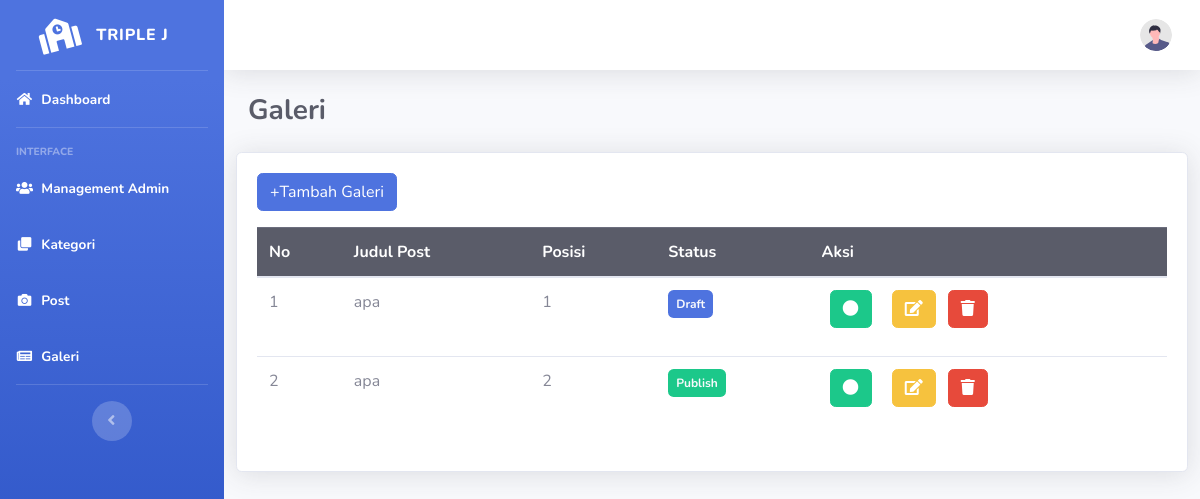
Page /galeri/galeri.php on the committed database.
### tables this page shows
CREATE TABLE `galery` (
  `id` int(11) NOT NULL,
  `post_id` int(11) NOT NULL,
  `position` int(11) NOT NULL,
  `status` int(11) NOT NULL
);

CREATE TABLE `posts` (
  `id` int(11) NOT NULL,
  `judul` varchar(50) NOT NULL,
  `kategori_id` int(11) NOT NULL,
  `isi` text NOT NULL,
  `petugas_id` int(11) NOT NULL,
  `status` varchar(50) NOT NULL,
  `created_at` timestamp NOT NULL DEFAULT current_timestamp() ON UPDATE current_timestamp()
);

### galeri/galeri.php (the view, shortened to what this page needs)
<?php
include 'koneksi.php';
?>
<!DOCTYPE html>
<html lang="en">
<head>
    <link href="vendor/fontawesome-free/css/all.min.css" rel="stylesheet" type="text/css">
    <link href="css/sb-admin-2.min.css" rel="stylesheet">
</head>
<body id="page-top">
    <div id="wrapper">
    <?php
    include 'sidebar.php'
    ?>
        <div id="content-wrapper" class="d-flex flex-column">
            <div id="content">
            <?php
            include 'navbar.php'
            ?>
                <div class="container-fluid">
                <div class="d-sm-flex align-items-center justify-content-between mb-4">
                        <h1 class="h3 font-weight-bold mb-0 text-gray-800">Galeri</h1>
                    </div>
                </div>
    <div class="col-xl-12 col-lg-7">
        <div class="card shadow mb-4">
    <div class="card-body">
    <button type="button" class="btn btn-primary btn-md mb-3" data-toggle="modal" data-target="#galeri">
    +Tambah Galeri
    </button>
    <table class="table">
                                <thead class="table-dark">
                                    <tr>
                                        <th>No</th>
                                        <th>Judul Post</th>
                                        <th>Posisi</th>
                                        <th>Status</th>
                                        <th>Aksi</th>
                                    </tr>
                                </thead>
                                <tbody>
                                    <?php
                                    $hasil = mysqli_query($conn, "SELECT galery.*, posts.judul AS post_judul FROM galery
                                    INNER JOIN posts ON galery.post_id = posts.id");
                                    $no = 1;
                                    while ($row = mysqli_fetch_assoc($hasil)) :
                                    ?>
                                    <tr>
                                        <td><?php echo $no++; ?></td>
                                        <td><?php echo $row['post_judul']; ?></td>
                                        <td><?php echo $row['position']; ?></td>
                                        <td>                                        <?php
                                            $status = $row['status'];
                                            if ($status == '1') {
                                                echo '<span class="p-2 badge bg-success text-light" >Publish</span>';
                                            } elseif ($status == '0') {
                                                echo '<span class="p-2 badge bg-primary text-light">Draft</span>';
                                            }
                                        ?></td>
                                        <td>
                                        <a href="detail_galeri.php?id=<?php echo $row['id']; ?>" class="btn btn-success btn-md mx-2 mb-3">
                                                <i class="fas fa-circle"></i>
                                                </a>
                                        <a href="edit_galeri.php?id=<?php echo $row['id']; ?>" class="btn btn-warning btn-md mx-2 mb-3">
                                                <i class="fas fa-edit"></i>
                                                </a>
                                            <a href="hapus_galeri.php?id=<?php echo $row['id']; ?>" class="btn btn-danger btn-md mb-3" onclick="return confirm('Apakah anda yakin ingin menghapus?')">
                                                <i class="fas fa-trash"></i>
                                        </td>
                                    </tr>
                                    <?php endwhile; ?>
                                </tbody>
                            </table>
            </div>
        </div>
    </div>
</body>
</html>

### rows in the picture
galery: post.judul "apa", position "1", status "Draft"
galery: post.judul "apa", position "2", status "Publish"
